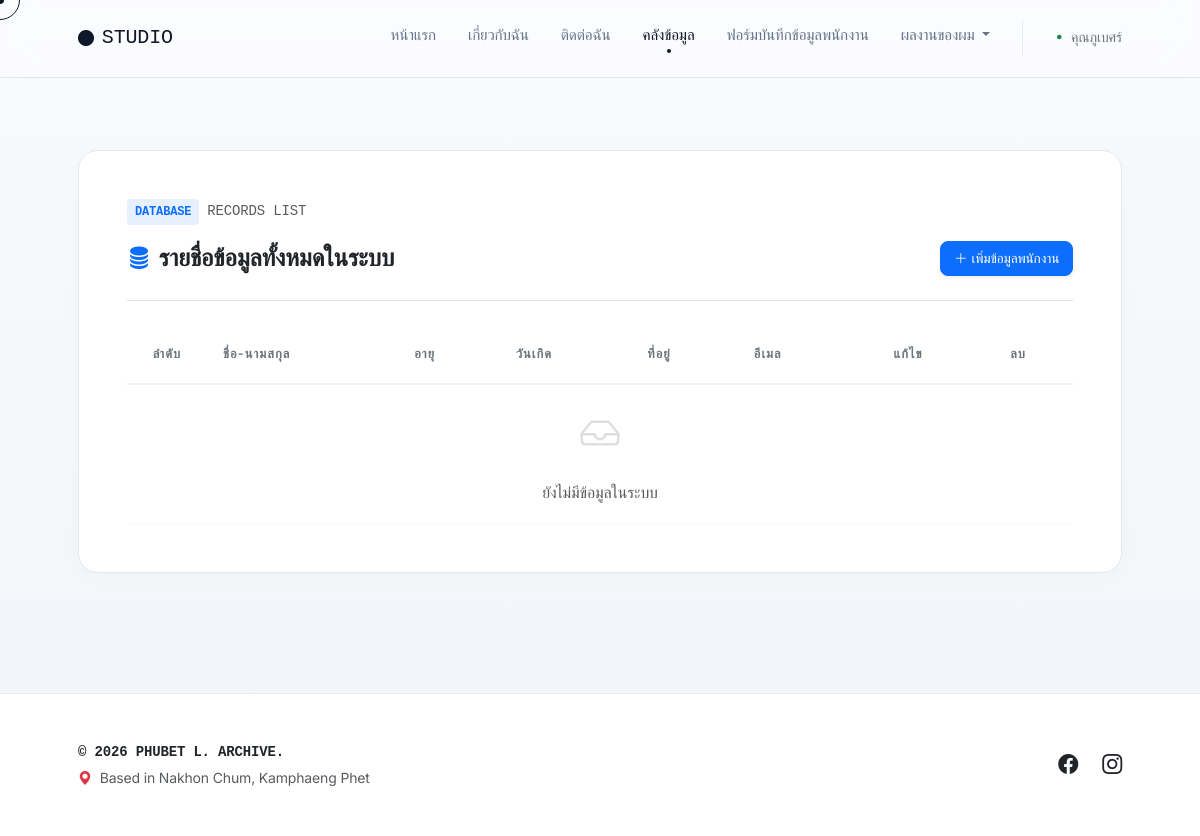
/database/, run on an earlier commit of the app's database.
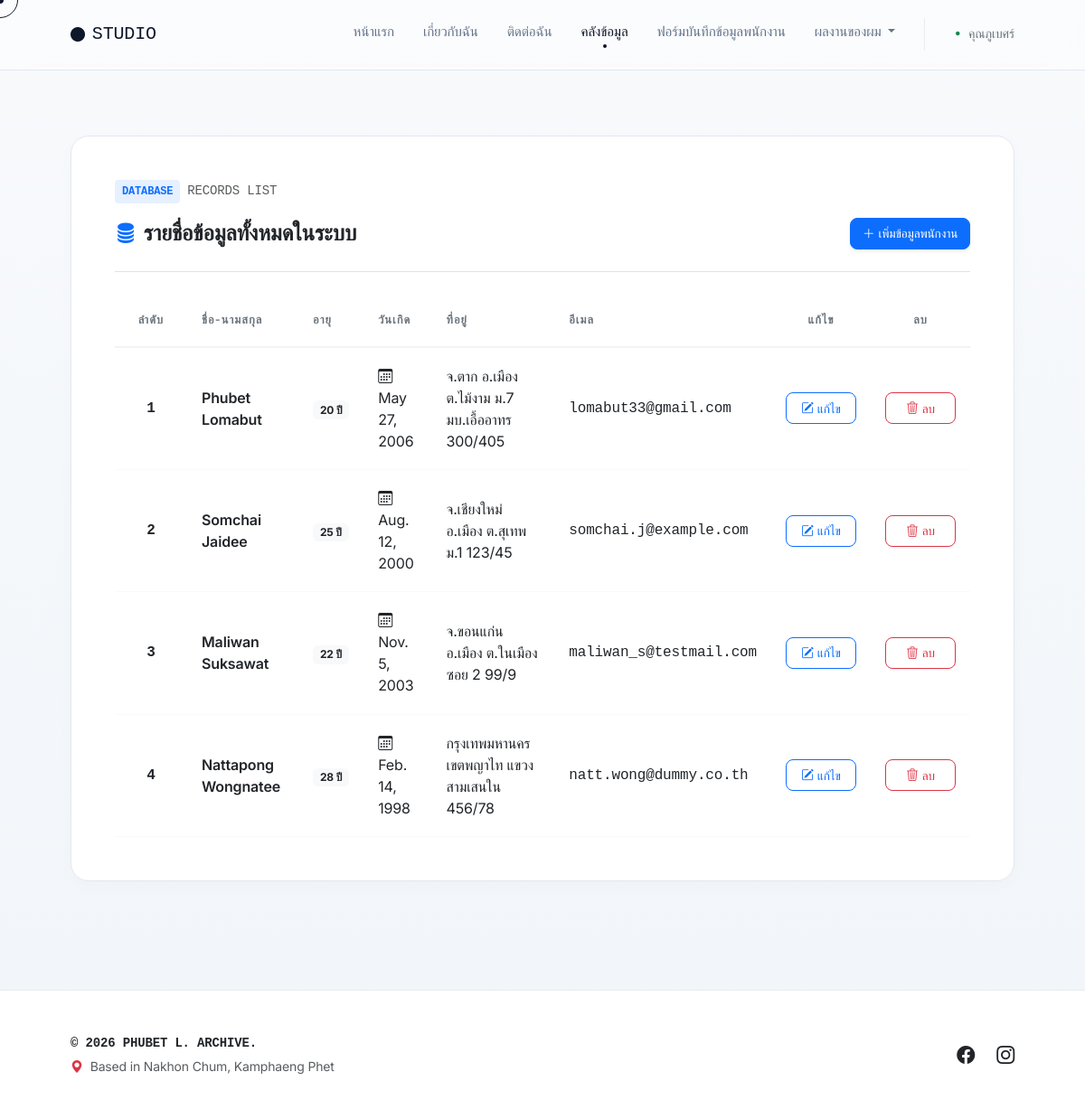
And on a later commit of the database.
### myapp/models.py (models this page shows, shortened)
class Person(models.Model):
    name = models.CharField(max_length=100)
    age = models.IntegerField()
    date_of_birth = models.DateField()
    address = models.CharField(max_length=200)
    email = models.EmailField()

### myapp/views.py (the view)
# urls.py: path('database/', views.person_list, name='person_list'), # 🚀 เส้นทางของหน้าคลังข้อมูลใหม่
def person_list(request):
    all_persons = Person.objects.all()
    context = {
        'persons': all_persons
    }
    return render(request, 'person_list.html', context)

### myapp/templates/person_list.html (shortened to what this page needs)
{% extends 'basetemplate.html' %}
{% load static %}
{% block active_database %}active{% endblock %}
{% block extra_css %}
<link rel="stylesheet" href="https://cdn.jsdelivr.net/npm/bootstrap-icons@1.11.3/font/bootstrap-icons.min.css">
{% endblock %}
{% block content %}
<div class="container px-4 px-lg-5 my-5 py-4">
    <div class="row g-4" data-aos="fade-up">
        <div class="col-12">
            <div class="card-minimal p-4 p-md-5">
                <div class="d-flex align-items-center gap-2 mb-3">
                    <span class="bg-primary bg-opacity-10 text-primary font-monospace px-2 py-1 rounded-1 fw-bold" style="font-size: 0.75rem;">DATABASE</span>
                    <span class="text-muted small font-monospace">RECORDS LIST</span>
                </div>
                <div class="d-flex flex-column flex-sm-row justify-content-between align-items-sm-center gap-3 mb-4 border-bottom pb-4">
                    <h4 class="fw-bold tracking-tight text-dark mb-0">
                        <i class="bi bi-database-fill text-primary me-2"></i>รายชื่อข้อมูลทั้งหมดในระบบ
                    </h4>
                    <a href="{% url 'form_view' %}" class="btn btn-primary btn-action shadow-sm d-inline-flex align-items-center gap-1">
                        <i class="bi bi-plus-lg"></i> เพิ่มข้อมูลพนักงาน
                    </a>
                </div>
                <div class="table-responsive">
                    <table class="table table-borderless table-minimal align-middle mb-0">
                        <thead>
                            <tr>
                                <th style="width: 80px;" class="text-center">ลำดับ</th>
                                <th>ชื่อ-นามสกุล</th>
                                <th>อายุ</th>
                                <th>วันเกิด</th>
                                <th>ที่อยู่</th>
                                <th>อีเมล</th>
                                <th class="text-center" style="width: 110px;">แก้ไข</th>
                                <th class="text-center" style="width: 110px;">ลบ</th>
                            </tr>
                        </thead>
                        <tbody>
                            {% for person in persons %}
                            <tr>
                                <td class="font-monospace text-dark text-center fw-bold">{{ forloop.counter }}</td>
                                <td class="fw-semibold text-dark">{{ person.name }}</td>
                                <td><span class="badge bg-light text-dark px-2.5 py-1.5 rounded-2">{{ person.age }} ปี</span></td>
                                <td class="text-dark"><i class="bi bi-calendar3 me-1.5"></i>{{ person.date_of_birth }}</td>
                                <td class="text-dark">{{ person.address }}</td>
                                <td class="font-monospace text-dark">{{ person.email }}</td>
                                <td class="text-center">
                                    <a href="{% url 'edit' person.id %}" class="btn btn-sm btn-outline-primary btn-action w-100 d-inline-flex align-items-center justify-content-center gap-1">
                                        <i class="bi bi-pencil-square"></i> แก้ไข
                                    </a>
                                </td>
                                <td class="text-center">
                                    <a href="{% url 'delete' person.id %}" class="btn btn-sm btn-outline-danger btn-action w-100 d-inline-flex align-items-center justify-content-center gap-1" onclick="return confirm('คุณต้องการลบข้อมูลของ {{ person.name }} ใช่หรือไม่?');">
                                        <i class="bi bi-trash3"></i> ลบ
                                    </a>
                                </td>
                            </tr>
                            {% empty %}
                            <tr>
                                <td colspan="8" class="text-center text-muted py-5">
                                    <i class="bi bi-inbox fs-1 d-block mb-3 text-black-50 opacity-25"></i>
                                    <span class="fw-medium">ยังไม่มีข้อมูลในระบบ</span>
                                </td>
                            </tr>
                            {% endfor %}
                        </tbody>
                    </table>
                </div>
            </div>
        </div>
    </div>
</div>
{% endblock %}

### myapp/templates/basetemplate.html (shortened to what this page needs)
<!DOCTYPE html>
<html lang="th">
<head>
    {% load static %}
    <link href="https://cdn.jsdelivr.net/npm/bootstrap@5.3.3/dist/css/bootstrap.min.css" rel="stylesheet">
    <link rel="stylesheet" href="https://cdn.jsdelivr.net/npm/bootstrap-icons@1.11.3/font/bootstrap-icons.min.css">
    <link href="https://unpkg.com/aos@2.3.1/dist/aos.css" rel="stylesheet">
    {% block extra_css %}{% endblock %}
</head>
<body class="d-flex flex-column min-vh-100">
    <div class="cursor-outline"></div>
    <nav class="navbar navbar-expand-lg navbar-minimal sticky-top py-3">
        <div class="container px-4 px-lg-5">
            <a class="navbar-brand d-flex align-items-center cursor-hover" href="/">
                <i class="bi bi-circle-fill fs-6 me-2" style="color: var(--accent-color);"></i>
                <span class="font-monospace fw-normal text-uppercase tracking-wider">Studio</span>
            </a>
            <div class="collapse navbar-collapse" id="mainNavbar">
                <ul class="navbar-nav ms-auto mb-2 mb-lg-0 gap-lg-3">
                    <li class="nav-item"><a class="nav-link cursor-hover {% block active_home %}{% endblock %}" href="/">หน้าแรก</a></li>
                    <li class="nav-item"><a class="nav-link cursor-hover {% block active_about %}{% endblock %}" href="/about/">เกี่ยวกับฉัน</a></li>
                    <li class="nav-item"><a class="nav-link cursor-hover {% block active_contact %}{% endblock %}" href="/contact/">ติดต่อฉัน</a></li>
                    <li class="nav-item"><a class="nav-link cursor-hover {% block active_database %}{% endblock %}" href="/database/">คลังข้อมูล</a></li>
                    <li class="nav-item"><a class="nav-link cursor-hover" href="{% url 'form_view' %}">ฟอร์มบันทึกข้อมูลพนักงาน</a></li>
                    <li class="nav-item dropdown">
                        <a class="nav-link dropdown-toggle cursor-hover" href="/#projects" id="navbarDropdown" aria-expanded="false">
                            ผลงานของผม
                        </a>
                    </li>
                </ul>
                <div class="d-flex align-items-center ms-lg-4 ps-lg-4 border-start border-light-subtle">
                    <span class="small text-secondary fw-medium"><i class="bi bi-dot text-success fs-4 align-middle"></i>คุณภูเบศร์</span>
                </div>
            </div>
        </div>
    </nav>
    <main class="flex-grow-1">
    {% block content %}
    {% endblock %}
</main>
    <footer class="py-5 bg-white border-top border-light-subtle mt-5" data-aos="fade-up">
        <div class="container px-4 px-lg-5 d-flex flex-column flex-md-row justify-content-between align-items-center gap-3">
            <div>
                <p class="mb-1 small text-dark fw-bold font-monospace">&copy; 2026 PHUBET L. ARCHIVE.</p>
                <p class="mb-0 small text-muted"><i class="bi bi-geo-alt-fill text-danger me-1"></i> Based in Nakhon Chum, Kamphaeng Phet</p>
            </div>
            <div class="d-flex gap-4 fs-5">
                <a href="https://www.facebook.com/thegamechice" target="_blank" class="text-dark text-decoration-none cursor-hover btn-magnetic"><i class="bi bi-facebook"></i></a>
                <a href="https://www.instagram.com/thegamerchchannel/" target="_blank" class="text-dark text-decoration-none cursor-hover btn-magnetic"><i class="bi bi-instagram"></i></a>
            </div>
        </div>
    </footer>
</body>
</html>

### myapp/templates/basetemplate.html (style rules this page uses)
:root { --bg-main: #f8fafc; --text-dark: #0f172a; --text-muted: #64748b; --border-color: #e2e8f0; --accent-color: #0f172a; }
body { background-color: var(--bg-main); color: var(--text-dark); font-family: 'Inter', 'Sarabun', sans-serif; letter-spacing: -0.01em; overflow-x: hidden; position: relative; cursor: none; }
.cursor-outline { width: 40px; height: 40px; border: 1px solid var(--accent-color); border-radius: 50%; position: fixed; top: 0; left: 0; pointer-events: none; z-index: 9999; transform: translate(-50%, -50%); transition: width 0.2s, height 0.2s, background-color 0.2s; }
.navbar-minimal { background-color: rgba(252, 252, 253, 0.85) !important; backdrop-filter: blur(16px); border-bottom: 1px solid var(--border-color); }
.navbar-minimal .navbar-brand { color: var(--text-dark) !important; font-weight: 500; cursor: none; }
.navbar-minimal .nav-link { color: var(--text-muted) !important; font-weight: 500; font-size: 0.95rem; transition: color 0.2s ease; cursor: none; }
.navbar-minimal .nav-link:hover, .navbar-minimal .nav-link.active { color: var(--text-dark) !important; }
.navbar-minimal .nav-link.active::after { content: ''; display: block; width: 4px; height: 4px; background-color: var(--accent-color); border-radius: 50%; margin: 2px auto 0 auto; }
.card-minimal { background: #ffffff !important; border: 1px solid var(--border-color) !important; border-radius: 20px !important; box-shadow: 0 4px 20px rgba(15, 23, 42, 0.02) !important; transition: border-color 0.4s ease; cursor: none; }
.btn-magnetic { transition: transform 0.2s cubic-bezier(0.175, 0.885, 0.32, 1.275); display: inline-block; }
a, button, input, textarea { cursor: none !important; }

### myapp/templates/person_list.html (style rules this page uses)
.card-minimal { background: #ffffff; border: 1px solid rgba(0, 0, 0, 0.05); border-radius: 16px; box-shadow: 0 4px 20px rgba(0, 0, 0, 0.02); }
.table-minimal th { border-bottom: 2px solid #f1f3f5 !important; color: #6c757d; font-weight: 600; font-size: 0.8rem; letter-spacing: 0.08em; text-transform: uppercase; padding: 1.2rem 1rem !important; }
.table-minimal td { border-bottom: 1px solid #f8f9fa !important; vertical-align: middle; color: #343a40; padding: 1.2rem 1rem !important; transition: all 0.2s ease; }
.btn-action { border-radius: 8px; font-size: 0.85rem; font-weight: 500; padding: 0.4rem 0.8rem; transition: transform 0.2s, box-shadow 0.2s; }

What changed in the data, as far as the page shows it:
added Person: name "Phubet Lomabut", age "20", date_of_birth "May 27, 2006", address "จ.ตาก อ.เมือง ต.ไม้งาม ม.7 มบ.เอื้ออาทร 300/405", email "lomabut33@gmail.com"
added Person: name "Somchai Jaidee", age "25", date_of_birth "Aug. 12, 2000", address "จ.เชียงใหม่ อ.เมือง ต.สุเทพ ม.1 123/45", email "somchai.j@example.com"
added Person: name "Maliwan Suksawat", age "22", date_of_birth "Nov. 5, 2003", address "จ.ขอนแก่น อ.เมือง ต.ในเมือง ซอย 2 99/9", email "maliwan_s@testmail.com"
added Person: name "Nattapong Wongnatee", age "28", date_of_birth "Feb. 14, 1998", address "กรุงเทพมหานคร เขตพญาไท แขวงสามเสนใน 456/78", email "natt.wong@dummy.co.th"
Also different on the page:
text no longer shown: "ยังไม่มีข้อมูลในระบบ"
